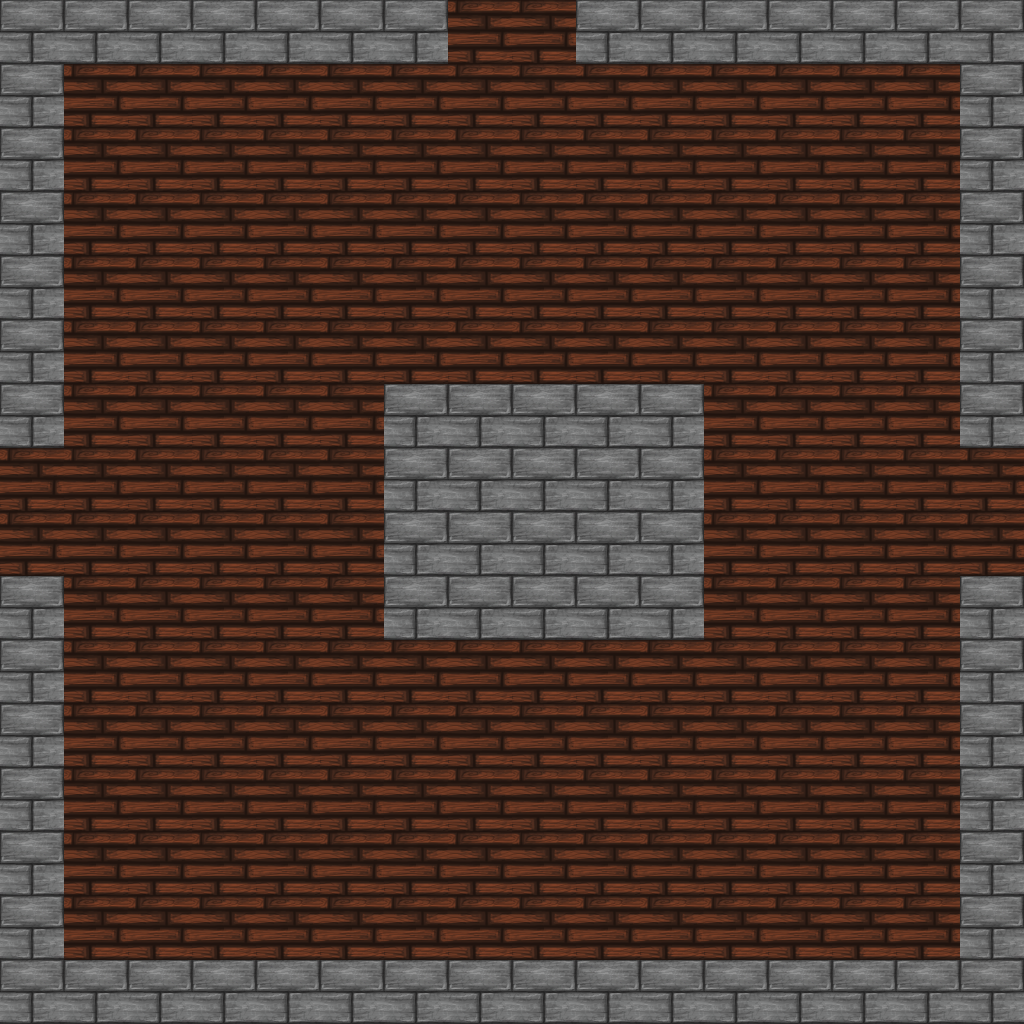

This game map was drawn from its Tiled (.tmx) file and the tilesets committed beside it. A one-line description and the trimmed map source follow:
An orthogonal 16x16 tile map with 64x64 px tiles, 2 tile layers (Ground, Walls), 4 tilesets and 28 objects (2x NORTH, 2x WEST, 2x SOUTH, 2x EAST, CENTER).

<map version="1.0" orientation="orthogonal" renderorder="right-down" width="16" height="16" tilewidth="64" tileheight="64">
 <properties>
  <property name="ExitPoints" value="NEW" />
 </properties>
 <tileset firstgid="1" name="simpletiles" tilewidth="64" tileheight="64" spacing="1">
  <image source="tilesets/simpletiles.png" width="130" height="130" />
 </tileset>
 <tileset firstgid="5" name="cavefloor" tilewidth="64" tileheight="64">
  <image source="tilesets/cavefloor.png" width="196" height="196" />
 </tileset>
 <tileset firstgid="14" name="tiles64" tilewidth="64" tileheight="64">
  <image source="tilesets/tiles64.png" width="768" height="320" />
 </tileset>
 <tileset firstgid="74" name="tilesadds" tilewidth="64" tileheight="64">
  <image source="tilesets/tilesadds.png" width="128" height="64" />
 </tileset>
 <layer name="Ground" width="16" height="16">
  <data>[256 cells, 256 non-empty, 4 distinct tile ids]</data>
 </layer>
 <layer name="Walls" width="16" height="16">
  <data>[256 cells, 80 non-empty, 2 distinct tile ids]</data>
 </layer>
 <objectgroup name="collisionObjects" visible="0">
  <object x="0" y="0" width="448" height="64" />
  <object x="995" y="345" height="1" />
  <object x="960" y="64" width="64" height="384" />
  <object x="0" y="64" width="64" height="384" />
  <object x="0" y="576" width="64" height="384" />
  <object x="960" y="576" width="64" height="384" />
  <object x="576" y="0" width="448" height="64" />
  <object x="0" y="960" width="448" height="64" />
  <object x="576" y="960" width="448" height="64" />
  <object x="384" y="384" width="320" height="256" />
 </objectgroup>
 <objectgroup name="portalObjects">
  <object type="NORTH" x="448" y="0" width="128" height="64" />
  <object type="WEST" x="0" y="448" width="64" height="128" />
  <object type="SOUTH" x="448" y="960" width="128" height="64" />
  <object type="EAST" x="960" y="448" width="64" height="128" />
 </objectgroup>
 <objectgroup name="spawnPoints">
  <object type="WEST" x="130" y="514" />
  <object type="EAST" x="880" y="502" width="12" height="17" />
  <object type="SOUTH" x="514" y="935" />
  <object type="NORTH" x="509" y="131" />
  <object x="201" y="188" height="1" />
  <object x="770" y="210" />
  <object x="843" y="744" />
  <object x="230" y="832" width="1" height="2" />
  <object x="640" y="774" />
  <object type="CENTER" x="323" y="473" />
 </objectgroup>
 <objectgroup name="staticLights">
  <object x="707" y="383">
   <properties>
    <property name="BLUE" value="0" />
    <property name="GREEN" value="0" />
    <property name="LENGTH" value="2" />
    <property name="RED" value="255" />
   </properties>
  </object>
  <object x="376" y="380">
   <properties>
    <property name="BLUE" value="0" />
    <property name="GREEN" value="0" />
    <property name="LENGTH" value="2" />
    <property name="RED" value="255" />
   </properties>
  </object>
  <object x="375" y="640">
   <properties>
    <property name="BLUE" value="0" />
    <property name="GREEN" value="0" />
    <property name="LENGTH" value="2" />
    <property name="RED" value="255" />
   </properties>
  </object>
  <object x="700" y="647">
   <properties>
    <property name="BLUE" value="0" />
    <property name="GREEN" value="0" />
    <property name="LENGTH" value="2" />
    <property name="RED" value="255" />
   </properties>
  </object>
 </objectgroup>
</map>
